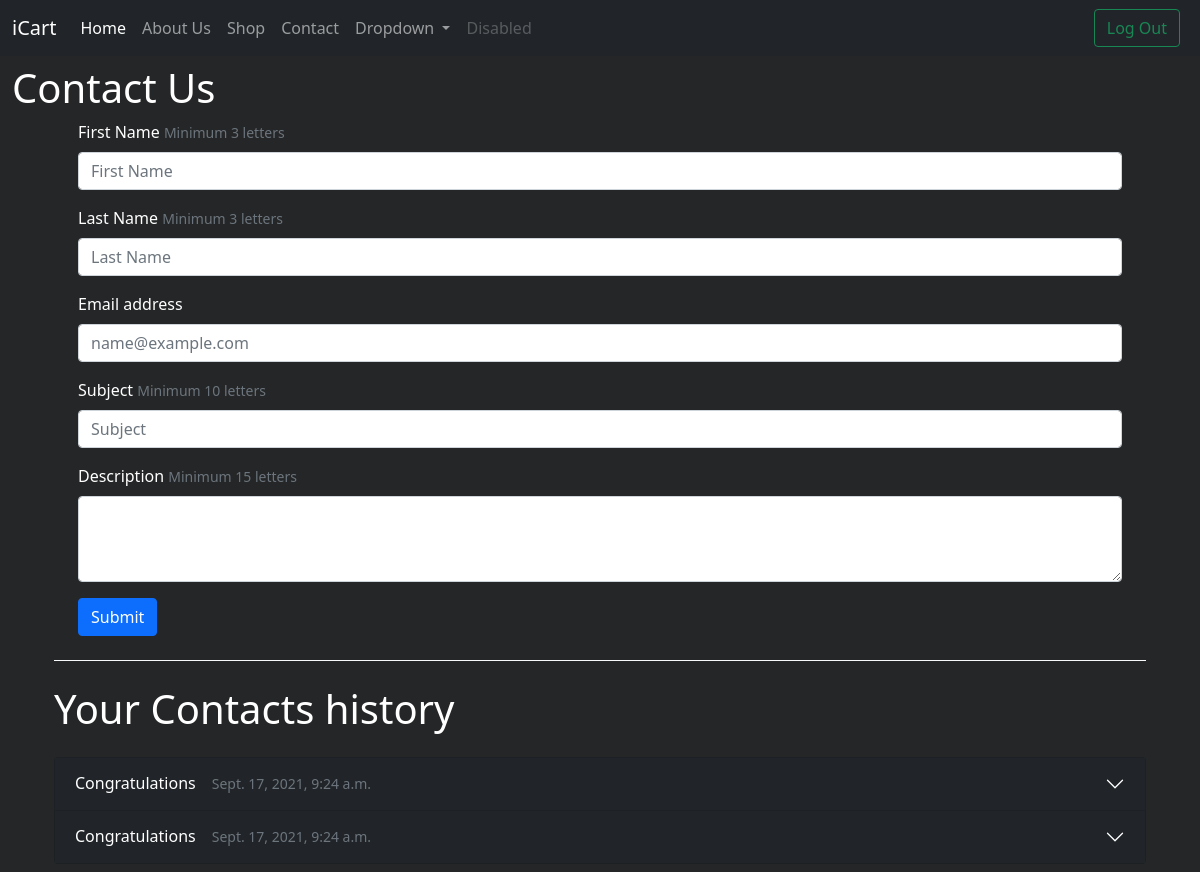
Page /contact (signed in) on the committed database.
### home/models.py (models this page shows, shortened)
class contact(models.Model):
    user = models.CharField(default="No user available", max_length=180)
    fname = models.CharField(default="No name Available", max_length=90)
    lname = models.CharField(default="No name Available", max_length=90)
    mail = models.EmailField(max_length=254, default="no email available")
    sub = models.CharField(default="No Sub", max_length=80)
    cont = models.TextField(default="no msg")
    date = models.DateTimeField(default=timezone.now)

### home/views.py (the view, shortened to what this page needs)
# urls.py: path('contact', views.contactPage, name ="contactPage"),
@login_required(login_url='/login')
def contactPage(request):
    userContact = contact.objects.all().filter(user = request.user)
    return render(request, 'contact.html', context={'contact':userContact})

### templates/contact.html (shortened to what this page needs)
{% extends 'base.html' %}
{% block head %}
<link rel="stylesheet" href="static/contact/style.css">
{% endblock head %}
{% block body %}
<h1>Contact Us</h1>
<div class="container px-4">
<form method="post" action= "/contact" class="px-4">
<div class="mb-3">
  <label for="exampleFormControlInput1" class="form-label">First Name <small class="text-muted">Minimum 3 letters</small></label>
  <input type="text" minlength="8" class="form-control" id="exampleFormControlInput1" name="Fname" placeholder="First Name">
</div>
<div class="mb-3">
  <label for="exampleFormControlInput2" class="form-label">Last Name <small class="text-muted">Minimum 3 letters</small></label>
  <input type="text" minlength="8" class="form-control" id="exampleFormControlInput2" name="Lname" placeholder="Last Name">
</div>
<div class="mb-3">
  <label for="exampleFormControlInput3" class="form-label">Email address</label>
  <input type="email" class="form-control" id="exampleFormControlInput3" name="mail" placeholder="name@example.com">
</div>
<div class="mb-3">
  <label for="exampleFormControlInput4" class="form-label">Subject <small class="text-muted">Minimum 10 letters</small></label>
  <input type="text" minlength="10" class="form-control" maxlength="80" id="exampleFormControlInput4" name="sub" placeholder="Subject">
</div>
<div class="mb-3">
  <label for="exampleFormControlTextarea1" class="form-label">Description <small class="text-muted">Minimum 15 letters</small></label>
  <textarea minlength="15" class="form-control" id="exampleFormControlTextarea1" name="conts" rows="3"></textarea>
</div>
<button class="btn btn-primary">Submit</button>
</form>
<div class="border-bottom border-light mt-4"></div>
<h1 class="my-4 ">Your Contacts history</h1>
<div class="accordion" id="accordionExample">
{% for i in contact %}
  <div class="accordion-item bg-dark">
    <h2 class="accordion-header bg-dark" id="panelsStayOpen-headingOne">
      <button class="accordion-button collapsed bg-dark text-white" type="button" data-bs-toggle="collapse" data-bs-target="#id{{i.id}}" aria-expanded="false" aria-controls="id{{i.id}}">
        {{i.sub}}<small class="mx-3 text-muted">{{i.date}}</small>
      </button>
    </h2>
  </div>
{% endfor %}
</div>
</div>
{% endblock body %}

### static/style.css (style rules this page uses)
body { background: #252627 !important; color: white !important; }

### static/contact/style.css (style rules this page uses)
.accordion-button.collapsed { background: blue }

### rows in the picture
contact: sub "Congratulations", date "Sept. 17, 2021, 9:24 a.m."
contact: sub "Congratulations", date "Sept. 17, 2021, 9:24 a.m."
